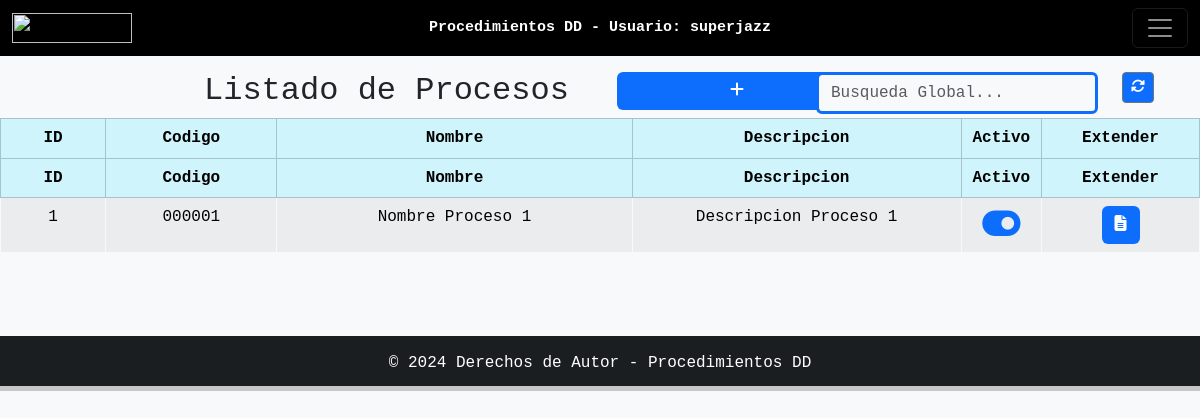
Screenshot of /procesos/ (signed in) with the database file from the repository.
### accounts/models.py (models this page shows, shortened)
class Usuario(AbstractUser):
    codigo_sala = models.CharField(max_length=6)
    nombre_sala = models.CharField(max_length=50)

### procesos/models.py (models this page shows, shortened)
class Proceso(TablaBase):
    codigo_proceso = models.CharField(max_length=50, blank=True)
    nombre_proceso = models.CharField(max_length=200)
    descripcion_proceso = models.TextField(blank=True)
    class Meta:
        verbose_name_plural = "Procesos"
        verbose_name = "Proceso"

### procesos/views.py (the view)
# urls.py: path('procesos/', views1.ProcesoList.as_view(), name='proceso_listado'),
class ProcesoList(LoginRequiredMixin, ListView):
    model = models1.Proceso
    template_name = 'procesos/proceso_listado.html'
    context_object_name="procesos" # predeterminado es: object_list

### procesos/templates/procesos/proceso_listado.html (shortened to what this page needs)
{% extends 'navegacion.html' %}
{% block content %}
<h1>Procedimientos DD</h1>
<div class="d-block mt-4">
  {% block search-outside %}
  <div class="row mt-2">
    <div class="col-2"></div>
    <div class="col-4">
      <h2>Listado de Procesos</h2>
    </div>
    <div class="col-2">
      {% if perms.menu.proceso_adicionar %}
      <a href="{% url 'proceso_adicionar' %}" class="btn favestilo" style="background-color:#0d6efd;"
        title="Adicionar Proceso"><i class="fas fa-plus" style="background-color:#0d6efd;"></i></a>
      {% endif %}
    </div>
    {% if perms.menu.proceso_listado %}
    <div class="col-3">
      <input class="form-control" type="search" id="search"
        style="border-style:solid; border-width:medium; border-color:#0d6efd" placeholder="Busqueda Global..."
        aria-label="Search">
    </div>
    <div class="col-1">
      <a href="{% url 'home_view' %}" class="btn btn-secondary btn-sm" style="background-color:#0d6efd;"
        title="Regresar"><i class="fas fa-sync-alt" style="background-color:#0d6efd;"></i></a>
    </div>
    {% endif %}
  </div>
  {% endblock search-outside %}
</div>
{% if not procesos %}
<div class="alert alert-info">La tabla de Procesos esta vacia</div>
{% else %}
<table class="table table-bordered table-striped" id="tabladatos" style="text-align:center;">
  <thead class="table-info">
    <tr>
      <th style="width: 8%; text-align:center">ID</th>
      <th style="width: 13%; text-align:center">Codigo</th>
      <th style="width: 27%; text-align:center">Nombre</th>
      <th style="width: 25%; text-align:center">Descripcion</th>
      <th style="width: 5%; text-align:center">Activo</th>
      <th class="action-color" style="width: 12%; text-align:center">Extender</th>
    </tr>
  </thead>
  {% for proceso in procesos %}
  <tr>
    <td>{{ proceso.id }}</td>
    <td>{{ proceso.codigo_proceso }}</td>
    <td>{{ proceso.nombre_proceso }}</td>
    <td>{{ proceso.descripcion_proceso }}</td>
    <td>
      {% if proceso.activo %}
      <i class="fa-solid fa-toggle-on text-primary" style="font-size:34px"></i>
      {% else %}
      <i class="fa-solid fa-toggle-off text-secondary" style="font-size:34px"></i>
      {% endif %}
    </td>
    <td>
      {% if perms.menu.proceso_extender %}
      <a class="btn text-center" style="background-color:#0d6efd; color:white" title="Detalle de Proceso"
        href="{% url 'proceso_extendido' pk=proceso.pk %}"><i class="fa-solid fa-file-lines"></i></a>
      {% endif %}
    </td>
  </tr>
  {% endfor %}
</table>
<br><br>
{% endif %}
<br>
{% endblock content %}

### menu/templates/navegacion.html (shortened to what this page needs)
{% load static %}
<!DOCTYPE html>
<html lang="en">
<head>
  <link rel="stylesheet" href="{% static 'css/bootstrap/5.3.2/bootstrap.min.css' %}">
  <link rel="stylesheet" href="{% static 'css/fontawesomefree/css/fontawesome.min.css' %}">
  <link rel="stylesheet" href="{% static 'css/fontawesomefree/css/brands.min.css' %}">
  <link rel="stylesheet" href="{% static 'css/fontawesomefree/css/solid.min.css' %}">
  <link rel="stylesheet" href="{% static 'css/datatables/1.13.6/dataTables.bootstrap5.min.css' %}">
  <link rel="stylesheet" href="{% static 'css/datatables/1.13.6/buttons.bootstrap5.min.css' %}">
  <link rel="stylesheet" href="{% static 'css/datatables/1.13.6/fixedColumns.bootstrap5.min.css' %}">
  <link rel="stylesheet" href="{% static 'css/style.css' %}">
  <link rel="stylesheet" type="text/css" href="{% static 'css/sweetalert/sweetalert2.min.css' %}">
  <link rel="stylesheet" type="text/css" href="{% static 'css/sweetalert/custom-sweetalert2.css' %}">
  <link rel="stylesheet" type="text/css" href="{% static 'css/select2/select2.min.css' %}">
  <link rel="stylesheet" href="{% static 'css/datetimepicker/jquery.datetimepicker.min.css' %}">
</head>
<body>
  <div class="wrapper h-auto">
    <header class="d-block">
      <nav class="navbar navbar-dark bg-black fixed-top">
        <div class="container-fluid">
          <a class="navbar-brand" href="{% url 'home_view' %}">
            <img src="{% static 'img/logo.jpg' %}" width="120" height="30" class="d-inline-block align-top">
            <span class="badge position-absolute top-50 start-50 translate-middle nombre_aplicacion"
              id="nombre_aplicacion">Procedimientos DD
              -&nbsp;Usuario:&nbsp;{{ user.username }}</span>
          </a>
          <button class="navbar-toggler" id="menu_aplicacion" type="button" data-bs-toggle="offcanvas"
            data-bs-target="#offcanvasDarkNavbar" aria-controls="offcanvasDarkNavbar"
            onclick="inicializarColorMenu(); return false;">
            <span class="navbar-toggler-icon"></span>
          </button>
        </div>
      </nav>
    </header>
    {% block content %}{% endblock content %}
    <footer class="d-block bg-dark text-center text-lg-start" id="footer" style="color:#fff;">
      <div class="text-center p-3" style="background-color: rgba(0,0,0,0.2);">&copy; {% now "Y" %} Derechos de Autor -
        <span id="footer_aplicacion">Procedimientos DD</span>
      </div>
    </footer>
  </div>
</body>
</html>

### static/css/style.css (style rules this page uses)
html, body { height: 100%; margin: 10; }
.wrapper { min-height: 100%; margin-bottom: -50px; }
#footer, .push { height: 50px; }
.action-color { color: transparent; }

### procesos/templates/procesos/proceso_listado.html (style rules this page uses)
.favestilo { color: white; background-color: #0d6efd; font-size: 100%; width: 240px; margin-left: 5px; }
body { --bs-body-font-family: var(--bs-font-monospace); --bs-body-line-height: 1.4; --bs-body-bg: var(--bs-gray-100); }
.table { --bs-table-color: var(--bs-gray-600); --bs-table-bg: var(--bs-gray-100); --bs-table-border-color: transparent; }

### rows the page displays
Usuario: username "superjazz"
Proceso: id "1", codigo_proceso "000001", nombre_proceso "Nombre Proceso 1", descripcion_proceso "Descripcion Proceso 1", activo True (drawn)
